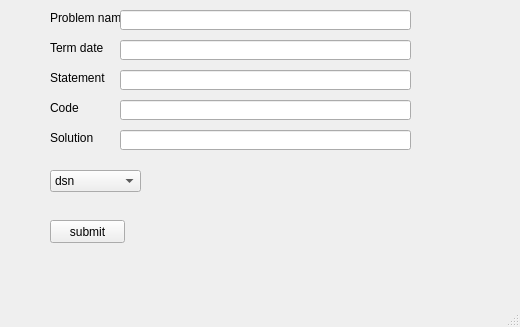
<?xml version="1.0" encoding="UTF-8"?>
<ui version="4.0">
 <class>MainWindow</class>
 <widget class="QMainWindow" name="MainWindow">
  <property name="geometry">
   <rect>
    <x>0</x>
    <y>0</y>
    <width>520</width>
    <height>327</height>
   </rect>
  </property>
  <property name="windowTitle">
   <string>MainWindow</string>
  </property>
  <widget class="QWidget" name="centralwidget">
   <widget class="QLabel" name="label">
    <property name="geometry">
     <rect>
      <x>50</x>
      <y>10</y>
      <width>101</width>
      <height>16</height>
     </rect>
    </property>
    <property name="text">
     <string>Problem name</string>
    </property>
   </widget>
   <widget class="QLabel" name="label_2">
    <property name="geometry">
     <rect>
      <x>50</x>
      <y>40</y>
      <width>101</width>
      <height>16</height>
     </rect>
    </property>
    <property name="text">
     <string>Term date</string>
    </property>
   </widget>
   <widget class="QLabel" name="label_3">
    <property name="geometry">
     <rect>
      <x>50</x>
      <y>70</y>
      <width>101</width>
      <height>16</height>
     </rect>
    </property>
    <property name="text">
     <string>Statement</string>
    </property>
   </widget>
   <widget class="QLabel" name="label_4">
    <property name="geometry">
     <rect>
      <x>50</x>
      <y>100</y>
      <width>101</width>
      <height>16</height>
     </rect>
    </property>
    <property name="text">
     <string>Code</string>
    </property>
   </widget>
   <widget class="QLabel" name="label_5">
    <property name="geometry">
     <rect>
      <x>50</x>
      <y>130</y>
      <width>101</width>
      <height>16</height>
     </rect>
    </property>
    <property name="text">
     <string>Solution</string>
    </property>
   </widget>
   <widget class="QComboBox" name="comboBox">
    <property name="geometry">
     <rect>
      <x>50</x>
      <y>170</y>
      <width>91</width>
      <height>22</height>
     </rect>
    </property>
    <item>
     <property name="text">
      <string>dsn</string>
     </property>
    </item>
    <item>
     <property name="text">
      <string>stacks</string>
     </property>
    </item>
   </widget>
   <widget class="QPushButton" name="save">
    <property name="geometry">
     <rect>
      <x>50</x>
      <y>220</y>
      <width>75</width>
      <height>23</height>
     </rect>
    </property>
    <property name="text">
     <string>submit</string>
    </property>
   </widget>
   <widget class="QLineEdit" name="problemName">
    <property name="geometry">
     <rect>
      <x>120</x>
      <y>10</y>
      <width>291</width>
      <height>20</height>
     </rect>
    </property>
   </widget>
   <widget class="QLineEdit" name="termDate">
    <property name="geometry">
     <rect>
      <x>120</x>
      <y>40</y>
      <width>291</width>
      <height>20</height>
     </rect>
    </property>
   </widget>
   <widget class="QLineEdit" name="Statement">
    <property name="geometry">
     <rect>
      <x>120</x>
      <y>70</y>
      <width>291</width>
      <height>20</height>
     </rect>
    </property>
   </widget>
   <widget class="QLineEdit" name="Code">
    <property name="geometry">
     <rect>
      <x>120</x>
      <y>100</y>
      <width>291</width>
      <height>20</height>
     </rect>
    </property>
   </widget>
   <widget class="QLineEdit" name="Solution">
    <property name="geometry">
     <rect>
      <x>120</x>
      <y>130</y>
      <width>291</width>
      <height>20</height>
     </rect>
    </property>
   </widget>
  </widget>
  <widget class="QMenuBar" name="menubar">
   <property name="geometry">
    <rect>
     <x>0</x>
     <y>0</y>
     <width>520</width>
     <height>21</height>
    </rect>
   </property>
  </widget>
  <widget class="QStatusBar" name="statusbar"/>
 </widget>
 <resources/>
 <connections/>
</ui>
